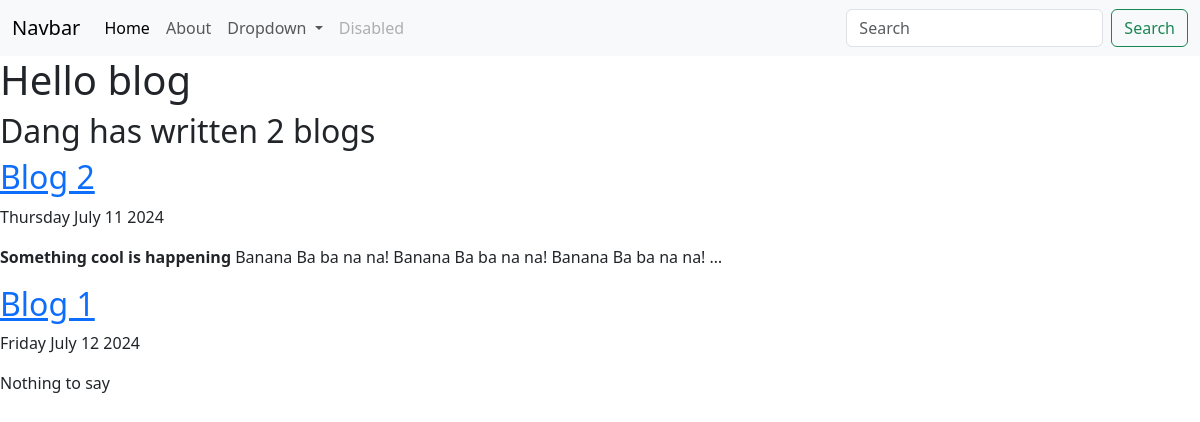
Screenshot of /blog/ with the database file from the repository.
### blog/models.py (models this page shows, shortened)
class Blog(models.Model):
    title = models.CharField(max_length=200)
    description = models.TextField()
    date = models.DateField()

### blog/views.py (the view)
# urls.py: path("",views.all_blogs, name="all_blogs"),
def all_blogs(request):
    blogs = Blog.objects.order_by('date')
    return render(request, 'blog/all_blogs.html', {"blogs":blogs})

### blog/templates/blog/all_blogs.html
{% extends 'portfolio/base.html' %}
{% block content %}
<h1>Hello blog</h1>
<h2>Dang has written {{ blogs.count }} blog{{blogs.count |pluralize}} </h2>
{% for blog in blogs %}
    <a href="{% url 'blog:detail' blog.id %}"><h2>{{ blog.title }}</h2></a>
    <p>{{ blog.date | date:'l F j o'}}</p>
    <p>{{ blog.description |safe| truncatechars:100 }}</p>
{% endfor %}
{% endblock %}

### rows the page displays
Blog: title "Blog 2", date "Thursday July 11 2024", description "Something cool is happening Banana Ba ba na na! Banana Ba ba na na! Banana Ba ba na na! …"
Blog: title "Blog 1", date "Friday July 12 2024", description "Nothing to say"

### other values shown
{{ blogs.count }} "2"
